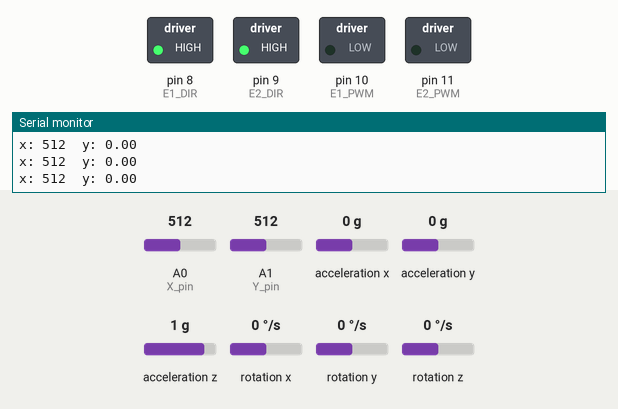
Recording of a sketch running on a simulated Arduino Uno, built with avr-gcc and run on an emulated ATmega328P. Parts: switched loads named in the sketch (green lamp = pin HIGH), the last lines printed to the serial monitor. Wiring (inferred from the names in the program): MPU-6050 motion sensor at I2C address 0x68. Inputs (shaded band) come from the test bench; at power-on: A0 (X_pin) = 512, A1 (Y_pin) = 512, acceleration x 0 g, rotation y 0 °/s, acceleration y 0 g, acceleration z 1 g, rotation x 0 °/s, rotation z 0 °/s.

Above: at 1.2 s.
1.3 s: A0 (X_pin) set to 606
2.8 s: A0 (X_pin) set to 621
At 3.28 s:
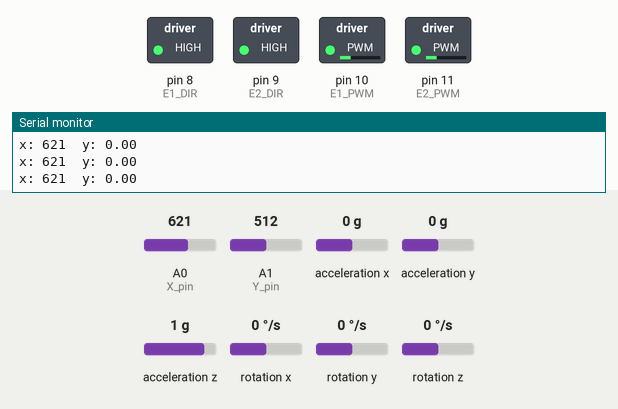
5.8 s: A1 (Y_pin) set to 716
8.8 s: acceleration x set to -1.4 g
At 9.22 s:
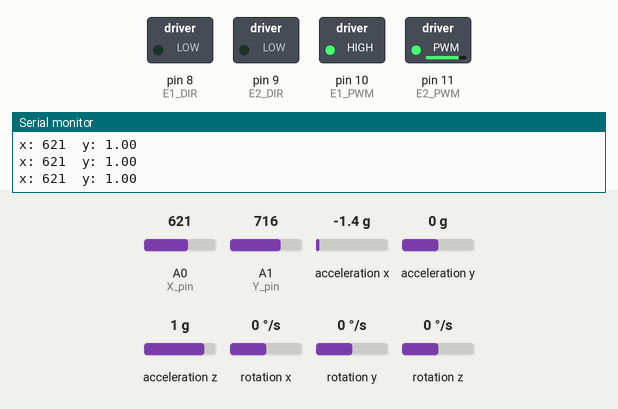
11.1 s: rotation y set to -192 °/s
At 11.41 s:
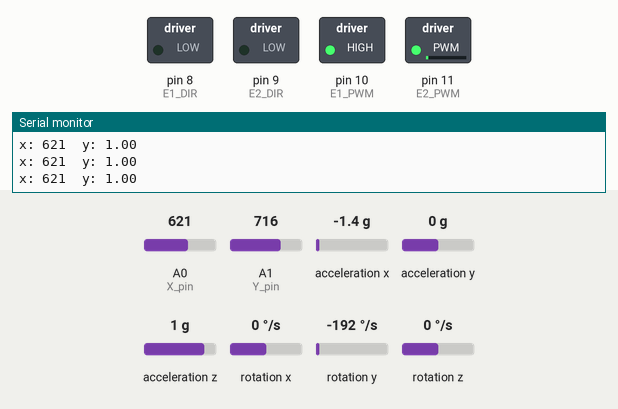
14.1 s: rotation y set to 39 °/s
At 14.25 s:
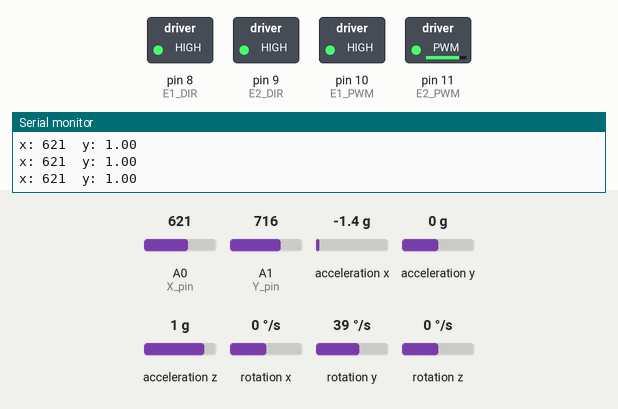
Timing chart, 0 to 17.1 s (numbered marks = the images above; inputs shaded):
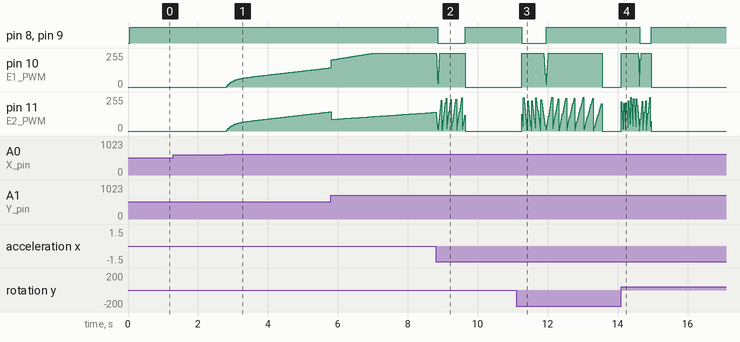

The sketch:

Segway_pid_from_analog.ino
```cpp
#include <Wire.h>
// mpu address
#define MPU6050 0x68
// power register
#define MPU6050_POWER 0x6B
// accelerometr register
#define MPU6050_ACCEL_XOUT_H 0x3B
int p=0, h=0, s=0;;
void setRegister(int address, byte reg, byte data) {
  Wire.beginTransmission(address);
  Wire.write(reg);
  Wire.write(data);
  Wire.endTransmission();
  delay(5);
}

byte getRegisters(int address, byte reg, byte * buffer, byte length) {
  byte count = 0;

  Wire.beginTransmission(address);
  Wire.write(reg);
  Wire.endTransmission(false);

  Wire.beginTransmission(address);
  Wire.requestFrom(address, (int)length);
  while(Wire.available()) {
    buffer[count] = Wire.read();
    count++;
  }
  Wire.endTransmission();

  return count;
}

// mpu6050 data
byte buffer [14];
float gyro_x_offset = 0, gyro_y_offset = 0, gyro_z_offset = 0;
float angle_x = 0, angle_y = 0; //angle_z = 0;

// time
int dt = 10;

// engines
#define E1_DIR 8
#define E1_PWM 10
float E1_POWER = 0;

#define E2_DIR 9
#define E2_PWM 11
float E2_POWER = 0;

//ANALOG JOYSTICK
const int SW_pin = 2; // digital pin connected to switch output
const int X_pin = 0; // analog pin connected to X output
const int Y_pin = 1; // analog pin connected to Y output

void setup() {
  //ANALOG JOYSTICK
  pinMode(SW_pin, INPUT);
  digitalWrite(SW_pin, HIGH);

  Wire.begin();
  Serial.begin(9600);

  // mpu6050 init and calibrate
  Serial.println("* calibrate mpu6050");
  setRegister(MPU6050, MPU6050_POWER, 0); delay(50); // wake up mpu6050
 //calibrateMpu6050(); delay(50);

  Serial.println("* motor settings");
  // set engines pins
  pinMode(E1_DIR, OUTPUT);
  pinMode(E1_PWM, OUTPUT);
  pinMode(E2_DIR, OUTPUT);
  pinMode(E2_PWM, OUTPUT);

  setEngine(1, 0); // id {1, 2}, pwm <-255, 255>
  setEngine(2, 0); // id {1, 2}, pwm <-255, 255>
}

void setEngine(int id, int pwm) {
  // "left" engine
  bool dir = 1;
  if(pwm < 0) {
    dir = 0;
    pwm *= -1;
  }

  if(id == 1) {
    digitalWrite(E1_DIR, dir);
    analogWrite(E1_PWM, pwm);
  }
  else if (id == 2) {
    digitalWrite(E2_DIR, dir);
    analogWrite(E2_PWM, pwm);
  }
}

void calibrateMpu6050() {
    int samples = 100;
    // gyro
    float tmpx = 0, tmpy = 0, tmpz = 0;
    for(int i=0; i<samples; ) {
      byte readed = getRegisters(MPU6050, MPU6050_ACCEL_XOUT_H, buffer, 14);
      if(readed == 14) {
          ++i;
          int gyro_x = word(buffer[8], buffer[9]);
          int gyro_y = word(buffer[10], buffer[11]);
          int gyro_z = word(buffer[12], buffer[13]);
          tmpx += gyro_x;
          tmpy += gyro_y;
          tmpz += gyro_z;
      }
      else {
          Serial.println("error");
      }
      delay(10);
    }
    gyro_x_offset = tmpx / samples;
    gyro_y_offset = tmpy / samples;
    gyro_z_offset = tmpz / samples;
    // accelerometer
    float accel_x = (int)word(buffer[0], buffer[1]);
    float accel_y = (int)word(buffer[2], buffer[3]);
    float accel_z = (int)word(buffer[4], buffer[5]);
    accel_x = mapf(accel_x, -32768, 32767, -2, 2);
    accel_y = mapf(accel_y, -32768, 32767, -2, 2);
    accel_z = mapf(accel_z, -32768, 32767, -2, 2);
    // set starting angles
    angle_x = atan2(accel_y, accel_z) * 180 / PI;
    angle_y = atan2(accel_x, accel_z) * 180 / PI;
}

void getAngles() {
  byte readed = getRegisters(MPU6050, MPU6050_ACCEL_XOUT_H, buffer, 14);

  if(readed == 14)
  {
    // gyro
    float gyro_x = (int)word(buffer[8], buffer[9]);
    float gyro_y = (int)word(buffer[10], buffer[11]);
    //Serial.print(mapf(gyro_x, -32768, 32767, -250, 250)); Serial.print("\t");
    //Serial.print(mapf(gyro_y, -32768, 32767, -250, 250)); Serial.println();
    gyro_x = mapf(gyro_x - gyro_x_offset, -32768, 32767, -250, 250);
    gyro_y = mapf(gyro_y - gyro_y_offset, -32768, 32767, -250, 250);

    // accelerometer
    float accel_x = (int)word(buffer[0], buffer[1]);
    float accel_y = (int)word(buffer[2], buffer[3]);
    float accel_z = (int)word(buffer[4], buffer[5]);
    accel_x = mapf(accel_x, -32768, 32767, -2, 2);
    accel_y = mapf(accel_y, -32768, 32767, -2, 2);
    //Serial.print(accel_y); Serial.println();
    accel_z = mapf(accel_z, -32768, 32767, -2, 2);
    float accel_x_angle = atan2(accel_y, accel_z) * 180 / PI;
    float accel_y_angle = atan2(accel_x, accel_z) * 180 / PI;
    // complementary filter
    angle_x = 0.98 * (angle_x + gyro_x * dt / 1000.0) + 0.02 * accel_x_angle;
    angle_y = 0.98 * (angle_y - gyro_y * dt / 1000.0) + 0.02 * accel_y_angle;
    //Serial.print(angle_y); Serial.println();
  }
}

// PID
float goalAngle = 0;
float prev_diff = 0;
float Kp = 60.0, Ki = 0.5, Kd = 0; // pocz. Kp=10, Ki=0.05, Kd=0 // next 14, 0.14
float I = 0;

float calculatePid(float goalAngleAnalog) {
  float diff = goalAngleAnalog - angle_y;
  float P = diff;
  I += diff;
  float D = diff - prev_diff;
  prev_diff = diff;

  float pid = P * Kp + I * Ki + D * Kd;
  return pid;
}

//teraz Kp i Ki jest pobierane z dzojstika
float calculatePidJoystick(float goalAngleAnalog,float _Kp, float _Ki) {
  //Serial.print(angle_y); Serial.println();
  float diff = goalAngleAnalog - angle_y;
  float P = diff;
  I += diff;
  float D = diff - prev_diff;
  prev_diff = diff;

  float pid = P * _Kp + I * _Ki + D * Kd;
  return pid;
}
//JOYSTICK ANALOG
int xRead;
int yRead;
float x=0.00001;
float y=0;

void loop() {
//  JOYSTICK ANALOG

  xRead=analogRead(X_pin);
  yRead=analogRead(Y_pin);
  //x=map(xRead,0,1023,-5,5);
  y=map(yRead,1023,0,5,-5)-1;
  Serial.print("x: "); Serial.print(xRead); Serial.print("\t");
  Serial.print("y: "); Serial.print(y); Serial.println();
  float xTemp=0.9*x + map(xRead,0,1023,5,-5)*0.1;
  x=xTemp;

  //Serial.println(x);


  getAngles();

  //Serial.println(angle_y);
  if(angle_y > 35 || angle_y < -35)
  {
    setEngine(1, 0); // id {1, 2}, pwm <-255, 255>
    setEngine(2, 0); // id {1, 2}, pwm <-255, 255>
    return;
  }

  // pid
  float pid = calculatePid(x);
  pid *= -1;

  // engines
  int maxPower = 255;
  E1_POWER = pid;
  if(E1_POWER > maxPower) E1_POWER = maxPower;
  else if (E1_POWER < -maxPower) E1_POWER = -maxPower;


  if(y<0){      // LEFT
    E2_POWER = pid * 1.4;
    E1_POWER = pid * 0.6;
  }
  else if (y>0){ // RIGHT
    E2_POWER = pid * 0.6;
    E1_POWER = pid * 1.4;
  }
  else
    E2_POWER = E1_POWER;  // the same power for both engines


  setEngine(1, E1_POWER); // id {1, 2}, pwm <-255, 255>
  setEngine(2, E2_POWER); // id {1, 2}, pwm <-255, 255>


  delay(dt);
}

float mapf(float x, float in_min, float in_max, float out_min, float out_max)
{
 return (x - in_min) * (out_max - out_min) / (in_max - in_min) + out_min;
}
```

Measured:
- the behaviour switches between 613 and 614 on A0 (X_pin) (found by bisection; images 0 and 1)
- after the input at 2.8 s, pin 10 (E1_PWM), pin 11 (E2_PWM): moves from 0/255 to 144/255 over 2.9 s, starting at once
- after the input at 8.8 s, pin 8 (E1_DIR), pin 9 (E2_DIR): HIGH → LOW after 0.06 s, → HIGH 0.78 s later; pin 10 (E1_PWM): 255/255 → 0/255 after 0.84 s
- after the input at 11.1 s, pin 8 (E1_DIR), pin 9 (E2_DIR): HIGH → LOW after 0.16 s, → HIGH 0.70 s later
- after the input at 14.1 s, pin 8 (E1_DIR), pin 9 (E2_DIR): HIGH → LOW after 0.54 s, → HIGH 0.33 s later; pin 10 (E1_PWM): 0/255 → 255/255 at once, → 0/255 0.87 s later
